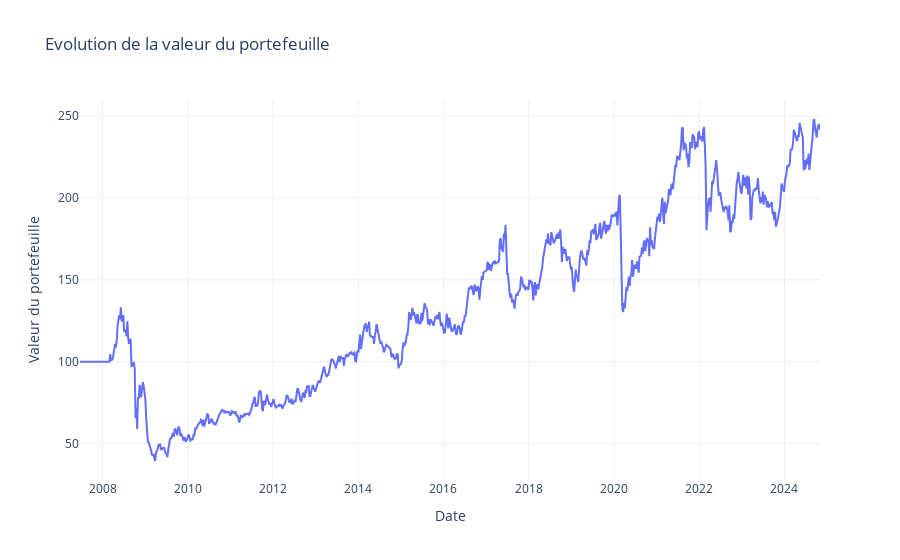
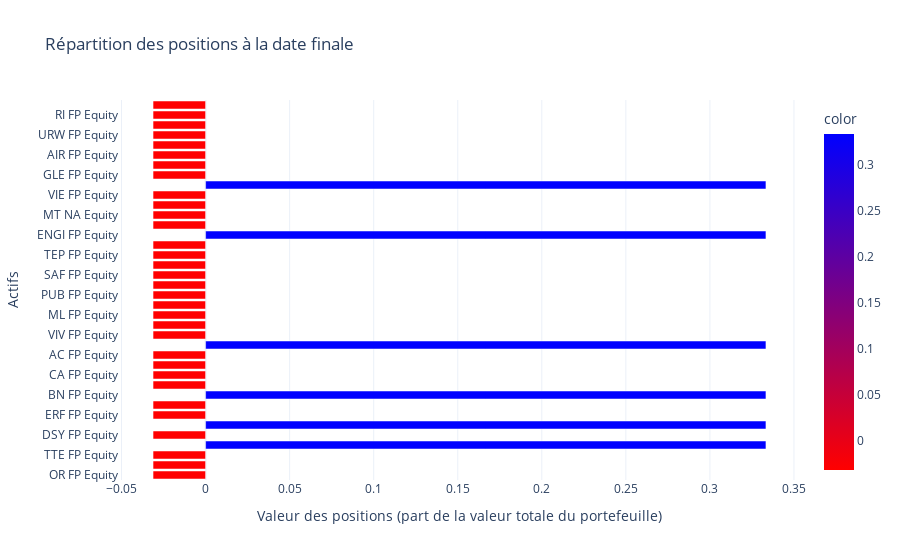

Notebook code for these charts, in order:
### Markdown cell above
Un portefeuille trend following repose sur une stratégie d’investissement qui vise à exploiter les tendances des marchés en ajustant les positions en fonction des mouvements des prix sur différentes périodes. Cette approche repose sur l’idée que les actifs ayant une tendance positive récente continueront à monter, tandis que ceux ayant une tendance négative continueront à baisser. Cette stratégie est donc proche des stratégies Momentum, mais présente quelques différences. La stratégie combine des signaux à court, moyen et long termes pour déterminer les positions optimales. Ces signaux peuvent avoir des poids plus ou moins importants. De plus cette stratégie ne considère pas l'ampleur de la performance des titres mais seulement le signe de leurs rendements : si les rendements sont positifs,  ces titres sont achetés, et ils sont vendus dans le cas contraire. Dans notre exemple, une instance de la classe `TrendFollowing` s'initialise à partir de quatre arguments :
- la taille de la fenêtre de calcul (un entier),
- le coefficient associé aux rendements à court terme (un flottant),
- le coefficient associé aux rendements à moyen terme (un flottant),
- le coefficient associé aux rendements à long terme (un flottant).

### Code cell
from example_strategies import TrendFollowing
trend_strategy = TrendFollowing(36, 4, 1, 1)
backtest_trend : bt = bt(data=df, strategy=trend_strategy, frequence_rebalancement=16, initial_value= 100.0, transaction_cost=TRANSACTION_COST)
backtest_trend.execute_backtest(risk_free_rate=0.03, mar=0.04, backend="plotly")

### Figure 1 — Plotly figure (JSON) as saved in the notebook; plotly's stock layout.template omitted (floating-point values rounded to 4 significant figures; data arrays with more than 128 entries replaced by an {"elided": "..."} marker saying what was removed)
{"data": [{"hovertemplate": "Date=%{x}<br>Valeur du portefeuille=%{y}<extra></extra>", "legendgroup": "", "line": {"color": "#636efa", "dash": "solid"}, "marker": {"symbol": "circle"}, "mode": "lines", "name": "", "orientation": "v", "showlegend": false, "type": "scatter", "x": {"elided": "879 str values"}, "xaxis": "x", "y": {"elided": "879 float values"}, "yaxis": "y"}], "layout": {"legend": {"tracegroupgap": 0}, "title": {"text": "Evolution de la valeur du portefeuille"}, "xaxis": {"anchor": "y", "domain": [0, 1], "showgrid": true, "tickformat": "%Y", "title": {"text": "Date"}}, "yaxis": {"anchor": "x", "domain": [0, 1], "title": {"text": "Valeur du portefeuille"}}}}

### Figure 2 — Plotly figure (JSON) as saved in the notebook; plotly's stock layout.template omitted (floating-point values rounded to 4 significant figures)
{"data": [{"alignmentgroup": "True", "hovertemplate": "Valeur des positions (part de la valeur totale du portefeuille)=%{x}<br>Actifs=%{y}<br>color=%{marker.color}<extra></extra>", "legendgroup": "", "marker": {"color": [-0.03125, -0.03125, -0.03125, 0.3333, -0.03125, 0.3333, -0.03125, -0.03125, 0.3333, -0.03125, -0.03125, -0.03125, -0.03125, 0.3333, -0.03125, -0.03125, -0.03125, -0.03125, -0.03125, -0.03125, -0.03125, -0.03125, -0.03125, -0.03125, 0.3333, -0.03125, -0.03125, -0.03125, -0.03125, 0.3333, -0.03125, -0.03125, -0.03125, -0.03125, -0.03125, -0.03125, -0.03125, -0.03125], "coloraxis": "coloraxis", "pattern": {"shape": ""}}, "name": "", "offsetgroup": "", "orientation": "h", "showlegend": false, "textposition": "auto", "type": "bar", "x": [-0.03125, -0.03125, -0.03125, 0.3333, -0.03125, 0.3333, -0.03125, -0.03125, 0.3333, -0.03125, -0.03125, -0.03125, -0.03125, 0.3333, -0.03125, -0.03125, -0.03125, -0.03125, -0.03125, -0.03125, -0.03125, -0.03125, -0.03125, -0.03125, 0.3333, -0.03125, -0.03125, -0.03125, -0.03125, 0.3333, -0.03125, -0.03125, -0.03125, -0.03125, -0.03125, -0.03125, -0.03125, -0.03125], "xaxis": "x", "y": ["OR FP Equity", "DG FP Equity", "TTE FP Equity", "AI FP Equity", "DSY FP Equity", "CS FP Equity", "ERF FP Equity", "BNP FP Equity", "BN FP Equity", "CAP FP Equity", "CA FP Equity", "SGO FP Equity", "AC FP Equity", "EL FP Equity", "VIV FP Equity", "MC FP Equity", "ML FP Equity", "KER FP Equity", "PUB FP Equity", "RNO FP Equity", "SAF FP Equity", "HO FP Equity", "TEP FP Equity", "RMS FP Equity", "ENGI FP Equity", "ORA FP Equity", "MT NA Equity", "EN FP Equity", "VIE FP Equity", "SAN FP Equity", "GLE FP Equity", "SU FP Equity", "AIR FP Equity", "LR FP Equity", "URW FP Equity", "ACA FP Equity", "RI FP Equity", "STMPA FP Equity"], "yaxis": "y"}], "layout": {"barmode": "relative", "coloraxis": {"colorbar": {"title": {"text": "color"}}, "colorscale": [[0, "red"], [1, "blue"]]}, "legend": {"tracegroupgap": 0}, "title": {"text": "Répartition des positions à la date finale"}, "xaxis": {"anchor": "y", "domain": [0, 1], "title": {"text": "Valeur des positions (part de la valeur totale du portefeuille)"}}, "yaxis": {"anchor": "x", "domain": [0, 1], "title": {"text": "Actifs"}}}}
